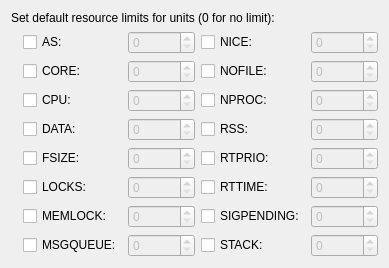
<?xml version="1.0" encoding="UTF-8"?>
<ui version="4.0">
 <class>ResLimitsDialog</class>
 <widget class="QWidget" name="ResLimitsDialog">
  <property name="geometry">
   <rect>
    <x>0</x>
    <y>0</y>
    <width>405</width>
    <height>240</height>
   </rect>
  </property>
  <property name="windowTitle">
   <string>Form</string>
  </property>
  <layout class="QGridLayout" name="gridLayout">
   <property name="sizeConstraint">
    <enum>QLayout::SetFixedSize</enum>
   </property>
   <item row="11" column="4">
    <widget class="QCheckBox" name="chkDefaultLimitRSS">
     <property name="text">
      <string>RSS:</string>
     </property>
    </widget>
   </item>
   <item row="12" column="4">
    <widget class="QCheckBox" name="chkDefaultLimitRTPRIO">
     <property name="text">
      <string>RTPRIO:</string>
     </property>
    </widget>
   </item>
   <item row="13" column="4">
    <widget class="QCheckBox" name="chkDefaultLimitRTTIME">
     <property name="text">
      <string>RTTIME:</string>
     </property>
    </widget>
   </item>
   <item row="14" column="4">
    <widget class="QCheckBox" name="chkDefaultLimitSIGPENDING">
     <property name="text">
      <string>SIGPENDING:</string>
     </property>
    </widget>
   </item>
   <item row="15" column="4">
    <widget class="QCheckBox" name="chkDefaultLimitSTACK">
     <property name="text">
      <string>STACK:</string>
     </property>
    </widget>
   </item>
   <item row="15" column="3">
    <widget class="QSpinBox" name="spnDefaultLimitMSGQUEUE">
     <property name="enabled">
      <bool>false</bool>
     </property>
     <property name="maximum">
      <number>999999999</number>
     </property>
    </widget>
   </item>
   <item row="14" column="5">
    <widget class="QSpinBox" name="spnDefaultLimitSIGPENDING">
     <property name="enabled">
      <bool>false</bool>
     </property>
     <property name="maximum">
      <number>999999999</number>
     </property>
    </widget>
   </item>
   <item row="8" column="3">
    <widget class="QSpinBox" name="spnDefaultLimitCORE">
     <property name="enabled">
      <bool>false</bool>
     </property>
     <property name="maximum">
      <number>999999999</number>
     </property>
    </widget>
   </item>
   <item row="12" column="3">
    <widget class="QSpinBox" name="spnDefaultLimitFSIZE">
     <property name="enabled">
      <bool>false</bool>
     </property>
     <property name="maximum">
      <number>999999999</number>
     </property>
    </widget>
   </item>
   <item row="7" column="5">
    <widget class="QSpinBox" name="spnDefaultLimitNICE">
     <property name="enabled">
      <bool>false</bool>
     </property>
     <property name="maximum">
      <number>999999999</number>
     </property>
    </widget>
   </item>
   <item row="16" column="1" colspan="5">
    <spacer name="verticalSpacer">
     <property name="orientation">
      <enum>Qt::Vertical</enum>
     </property>
     <property name="sizeHint" stdset="0">
      <size>
       <width>20</width>
       <height>0</height>
      </size>
     </property>
    </spacer>
   </item>
   <item row="14" column="3">
    <widget class="QSpinBox" name="spnDefaultLimitMEMLOCK">
     <property name="enabled">
      <bool>false</bool>
     </property>
     <property name="maximum">
      <number>999999999</number>
     </property>
    </widget>
   </item>
   <item row="11" column="5">
    <widget class="QSpinBox" name="spnDefaultLimitRSS">
     <property name="enabled">
      <bool>false</bool>
     </property>
     <property name="maximum">
      <number>999999999</number>
     </property>
    </widget>
   </item>
   <item row="9" column="5">
    <widget class="QSpinBox" name="spnDefaultLimitNPROC">
     <property name="enabled">
      <bool>false</bool>
     </property>
     <property name="maximum">
      <number>999999999</number>
     </property>
    </widget>
   </item>
   <item row="6" column="0" colspan="6">
    <widget class="QLabel" name="label">
     <property name="text">
      <string>Set default resource limits for units (0 for no limit):</string>
     </property>
    </widget>
   </item>
   <item row="7" column="3">
    <widget class="QSpinBox" name="spnDefaultLimitAS">
     <property name="enabled">
      <bool>false</bool>
     </property>
     <property name="maximum">
      <number>999999999</number>
     </property>
    </widget>
   </item>
   <item row="8" column="5">
    <widget class="QSpinBox" name="spnDefaultLimitNOFILE">
     <property name="enabled">
      <bool>false</bool>
     </property>
     <property name="maximum">
      <number>999999999</number>
     </property>
    </widget>
   </item>
   <item row="13" column="5">
    <widget class="QSpinBox" name="spnDefaultLimitRTTIME">
     <property name="enabled">
      <bool>false</bool>
     </property>
     <property name="maximum">
      <number>999999999</number>
     </property>
    </widget>
   </item>
   <item row="12" column="5">
    <widget class="QSpinBox" name="spnDefaultLimitRTPRIO">
     <property name="enabled">
      <bool>false</bool>
     </property>
     <property name="maximum">
      <number>999999999</number>
     </property>
    </widget>
   </item>
   <item row="15" column="5">
    <widget class="QSpinBox" name="spnDefaultLimitSTACK">
     <property name="enabled">
      <bool>false</bool>
     </property>
     <property name="maximum">
      <number>999999999</number>
     </property>
    </widget>
   </item>
   <item row="9" column="3">
    <widget class="QSpinBox" name="spnDefaultLimitCPU">
     <property name="enabled">
      <bool>false</bool>
     </property>
     <property name="maximum">
      <number>999999999</number>
     </property>
    </widget>
   </item>
   <item row="11" column="3">
    <widget class="QSpinBox" name="spnDefaultLimitDATA">
     <property name="enabled">
      <bool>false</bool>
     </property>
     <property name="maximum">
      <number>999999999</number>
     </property>
    </widget>
   </item>
   <item row="13" column="3">
    <widget class="QSpinBox" name="spnDefaultLimitLOCKS">
     <property name="enabled">
      <bool>false</bool>
     </property>
     <property name="maximum">
      <number>999999999</number>
     </property>
    </widget>
   </item>
   <item row="8" column="2">
    <widget class="QCheckBox" name="chkDefaultLimitCORE">
     <property name="text">
      <string>CORE:</string>
     </property>
    </widget>
   </item>
   <item row="9" column="2">
    <widget class="QCheckBox" name="chkDefaultLimitCPU">
     <property name="text">
      <string>CPU:</string>
     </property>
    </widget>
   </item>
   <item row="11" column="2">
    <widget class="QCheckBox" name="chkDefaultLimitDATA">
     <property name="text">
      <string>DATA:</string>
     </property>
    </widget>
   </item>
   <item row="12" column="2">
    <widget class="QCheckBox" name="chkDefaultLimitFSIZE">
     <property name="text">
      <string>FSIZE:</string>
     </property>
    </widget>
   </item>
   <item row="13" column="2">
    <widget class="QCheckBox" name="chkDefaultLimitLOCKS">
     <property name="text">
      <string>LOCKS:</string>
     </property>
    </widget>
   </item>
   <item row="14" column="2">
    <widget class="QCheckBox" name="chkDefaultLimitMEMLOCK">
     <property name="text">
      <string>MEMLOCK:</string>
     </property>
    </widget>
   </item>
   <item row="15" column="2">
    <widget class="QCheckBox" name="chkDefaultLimitMSGQUEUE">
     <property name="text">
      <string>MSGQUEUE:</string>
     </property>
    </widget>
   </item>
   <item row="7" column="2">
    <widget class="QCheckBox" name="chkDefaultLimitAS">
     <property name="text">
      <string>AS:</string>
     </property>
    </widget>
   </item>
   <item row="7" column="4">
    <widget class="QCheckBox" name="chkDefaultLimitNICE">
     <property name="text">
      <string>NICE:</string>
     </property>
    </widget>
   </item>
   <item row="8" column="4">
    <widget class="QCheckBox" name="chkDefaultLimitNOFILE">
     <property name="text">
      <string>NOFILE:</string>
     </property>
    </widget>
   </item>
   <item row="9" column="4">
    <widget class="QCheckBox" name="chkDefaultLimitNPROC">
     <property name="text">
      <string>NPROC:</string>
     </property>
    </widget>
   </item>
  </layout>
 </widget>
 <tabstops>
  <tabstop>chkDefaultLimitAS</tabstop>
  <tabstop>spnDefaultLimitAS</tabstop>
  <tabstop>chkDefaultLimitNICE</tabstop>
  <tabstop>spnDefaultLimitNICE</tabstop>
  <tabstop>chkDefaultLimitCORE</tabstop>
  <tabstop>spnDefaultLimitCORE</tabstop>
  <tabstop>chkDefaultLimitNOFILE</tabstop>
  <tabstop>spnDefaultLimitNOFILE</tabstop>
  <tabstop>chkDefaultLimitCPU</tabstop>
  <tabstop>spnDefaultLimitCPU</tabstop>
  <tabstop>chkDefaultLimitNPROC</tabstop>
  <tabstop>spnDefaultLimitNPROC</tabstop>
  <tabstop>chkDefaultLimitDATA</tabstop>
  <tabstop>spnDefaultLimitDATA</tabstop>
  <tabstop>chkDefaultLimitRSS</tabstop>
  <tabstop>spnDefaultLimitRSS</tabstop>
  <tabstop>chkDefaultLimitFSIZE</tabstop>
  <tabstop>spnDefaultLimitFSIZE</tabstop>
  <tabstop>chkDefaultLimitRTPRIO</tabstop>
  <tabstop>spnDefaultLimitRTPRIO</tabstop>
  <tabstop>chkDefaultLimitLOCKS</tabstop>
  <tabstop>spnDefaultLimitLOCKS</tabstop>
  <tabstop>chkDefaultLimitRTTIME</tabstop>
  <tabstop>spnDefaultLimitRTTIME</tabstop>
  <tabstop>chkDefaultLimitMEMLOCK</tabstop>
  <tabstop>spnDefaultLimitMEMLOCK</tabstop>
  <tabstop>chkDefaultLimitSIGPENDING</tabstop>
  <tabstop>spnDefaultLimitSIGPENDING</tabstop>
  <tabstop>chkDefaultLimitMSGQUEUE</tabstop>
  <tabstop>spnDefaultLimitMSGQUEUE</tabstop>
  <tabstop>chkDefaultLimitSTACK</tabstop>
  <tabstop>spnDefaultLimitSTACK</tabstop>
 </tabstops>
 <resources/>
 <connections/>
</ui>
